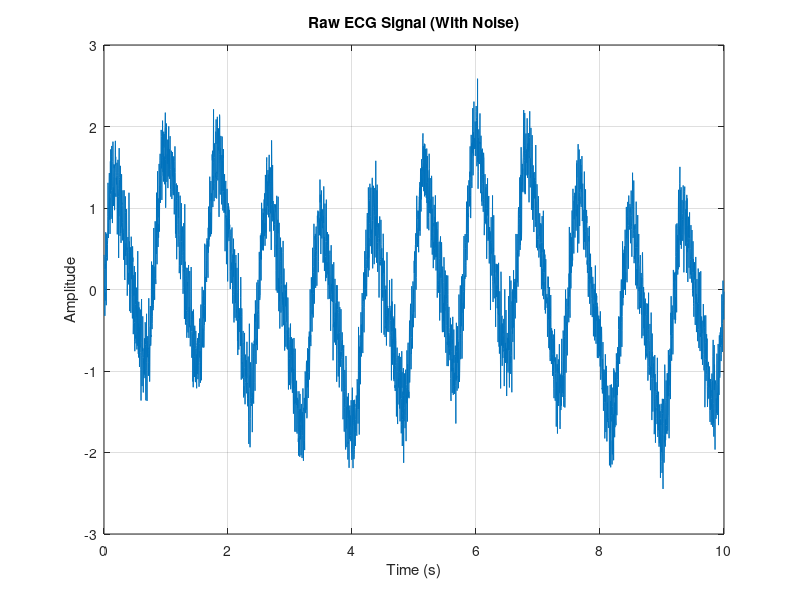
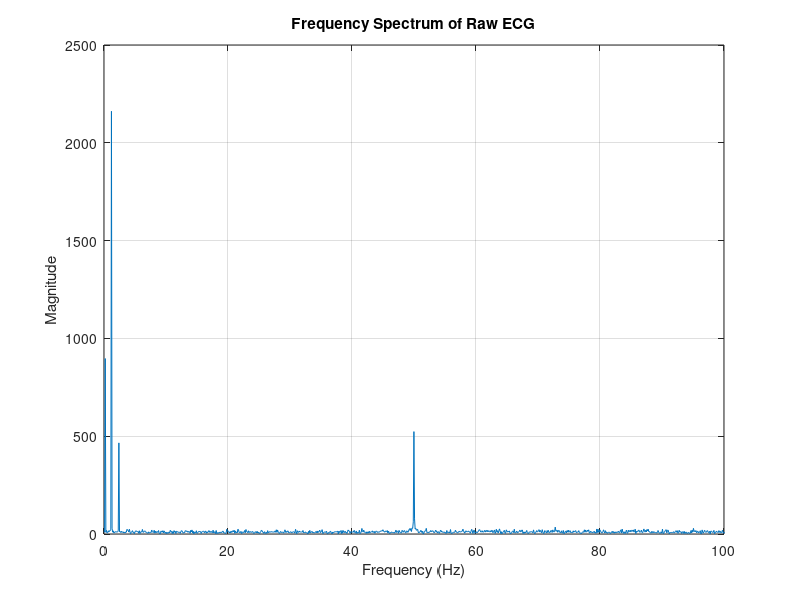

MATLAB code for these plots, in order: (Note: this script raises an error after producing the figures.)
% ============================================================
% ECG SIGNAL NOISE REMOVAL AND HEARTBEAT FEATURE EXTRACTION
% Signal and Systems Project
% Rehmat Ali, Reg. No: 2023609 
% Sajjad Akbar Khan, Reg. No: 2023634
% M. Hamza Iftikhar, Reg. No: 2023424 
% ============================================================

clc;
clear;
close all;

%% 1. ECG SIGNAL GENERATION (Synthetic ECG)
% ------------------------------------------------------------
fs = 360;    % Sampling frequency (Hz)
t = 0:1/fs:10;    % 10 seconds duration

% Basic ECG waveform using sine components
ecg_clean_ref = ...
    1.2*sin(2*pi*1.2*t) + ...     % Heartbeat component
    0.25*sin(2*pi*2.4*t);     % Harmonics

% 2. ADD NOISE (Realistic ECG Noises)
% ------------------------------------------------------------
baseline_wander = 0.5*sin(2*pi*0.2*t);     % Baseline drift
powerline_noise = 0.3*sin(2*pi*50*t);    % 50 Hz interference
muscle_noise = 0.2*randn(size(t));    % EMG noise

ecg_raw = ecg_clean_ref + baseline_wander + ...
          powerline_noise + muscle_noise;

% 3. RAW ECG VISUALIZATION
% ------------------------------------------------------------
figure;
plot(t, ecg_raw);
title('Raw ECG Signal (With Noise)');
xlabel('Time (s)');
ylabel('Amplitude');
grid on;

% 4. FREQUENCY DOMAIN ANALYSIS (FFT)
% ------------------------------------------------------------
N = length(ecg_raw);
ECG_FFT = abs(fft(ecg_raw));
f = (0:N-1)*(fs/N);

figure;
plot(f, ECG_FFT);
xlim([0 100]);
title('Frequency Spectrum of Raw ECG');
xlabel('Frequency (Hz)');
ylabel('Magnitude');
grid on;

% 5. NOTCH FILTER (50 Hz POWERLINE REMOVAL)
% ------------------------------------------------------------
wo = 50/(fs/2);
bw = wo/35;
[b_notch, a_notch] = iirnotch(wo, bw);

% simple forward-backward zero-phase filtering
ecg_notch = fbfilter(b_notch, a_notch, ecg_raw);

% 6. HIGH-PASS FILTER (BASELINE WANDER REMOVAL)
% ------------------------------------------------------------
fc_hp = 0.5;
[b_hp, a_hp] = butter(2, fc_hp/(fs/2), 'high');

ecg_filtered = fbfilter(b_hp, a_hp, ecg_notch);

figure;
plot(t, ecg_filtered);
title('Filtered ECG Signal');
xlabel('Time (s)');
ylabel('Amplitude');
grid on;

% 7. BAND-PASS FILTER (QRS ENHANCEMENT)
% ------------------------------------------------------------
[b_bp, a_bp] = butter(3, [5 15]/(fs/2), 'bandpass');
ecg_qrs = fbfilter(b_bp, a_bp, ecg_filtered);

figure;
plot(t, ecg_qrs);
title('Band-Pass Filtered ECG (QRS Enhanced)');
xlabel('Time (s)');
ylabel('Amplitude');
grid on;

% 8. QRS DETECTION (Peak Detection)
% ------------------------------------------------------------
[peaks, locs] = findpeaks(ecg_qrs, ...
    'MinPeakHeight', 0.5*max(ecg_qrs), ...
    'MinPeakDistance', round(0.6*fs));

figure;
plot(t, ecg_filtered);
hold on;
plot(t(locs), ecg_filtered(locs), 'ro');
title('QRS Complex Detection');
xlabel('Time (s)');
ylabel('Amplitude');
legend('Filtered ECG', 'R-Peaks');
grid on;

% 9. HEART RATE & RR INTERVALS
% ------------------------------------------------------------
RR_intervals = diff(locs)/fs;     % seconds
heart_rate = 60 ./ RR_intervals;  % BPM

fprintf('Average Heart Rate: %.2f BPM\n', mean(heart_rate));

% 10. SNR EVALUATION
% ------------------------------------------------------------
snr_before = snr(ecg_raw);
snr_after = snr(ecg_filtered);

fprintf('SNR Before Filtering: %.2f dB\n', snr_before);
fprintf('SNR After Filtering: %.2f dB\n', snr_after);

% 11. RAW vs FILTERED COMPARISON
% ------------------------------------------------------------
figure;
subplot(2,1,1);
plot(t, ecg_raw);
title('Raw ECG Signal');
xlabel('Time (s)');
ylabel('Amplitude');
grid on;

subplot(2,1,2);
plot(t, ecg_filtered);
title('Filtered ECG Signal');
xlabel('Time (s)');
ylabel('Amplitude');
grid on;

% ================= Helper function (local) ==================
function y = fbfilter(b, a, x)
% Simple forward-backward zero-phase filtering without filtfilt
% - Mirrors edges to reduce transients
% - Applies filter forward, then backward
% - Trims padding to original length

    x = x(:);                         % ensure column
    L = length(x);
    pad = min(3*max(length(a), length(b)), L-1);  % simple pad length
    % Mirror padding at both ends
    xpad = [2*x(1) - x( (pad+1):-1:2 ); x; 
        2*x(end) - x( (end-1):-1:(end-pad) )];

    % Forward filter
    ypad = filter(b, a, xpad);
    % Backward filter
    ypad = flipud(filter(b, a, flipud(ypad)));

    % Remove padding
    y = ypad(pad+1 : pad+L);

    y = y(:);                         % preserve shape
end

% ============================================================
% END OF PROGRAM
% ============================================================
